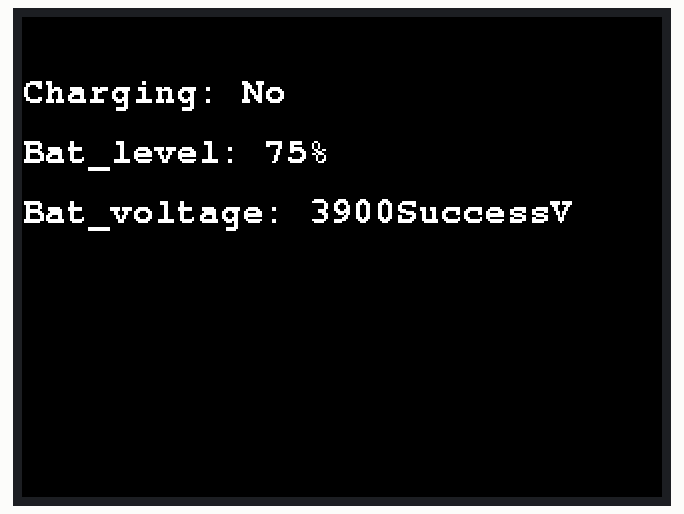
Recording of a sketch running on a simulated ESP32. On the bench: 320×240 colour display.

Above: at 0.3 s.

The sketch:

01_Battery.ino
```cpp
#include "M5Unified.h"

// https://docs.m5stack.com/en/arduino/m5sticks3/battery

void setup()
{
    M5.begin();
    Serial.begin(115200);

    M5.Power.setExtOutput(false); // Add: this line to disable the external power output

    M5.Lcd.setTextDatum(middle_center);
    M5.Lcd.setFont(&fonts::FreeMonoBold9pt7b); // Fix: setTextFont -> setFont
    M5.Lcd.setTextSize(1);
    M5.Lcd.setRotation(1);
}

void loop()
{
    M5.Lcd.clear();

    bool isCharging = M5.Power.isCharging();
    int vol_per = M5.Power.getBatteryLevel();
    int vol = M5.Power.getBatteryVoltage();

    M5.Lcd.setCursor(0, 30);
    M5.Lcd.printf("Charging: %s \n\n", isCharging ? "Yes" : "No");
    M5.Lcd.setCursor(0, 60);
    M5.Lcd.printf("Bat_level: %d%%", vol_per);
    M5.Lcd.setCursor(0, 90);
    M5.Lcd.printf("Bat_voltage: %d%mV", vol);
    delay(2000);
}
```
